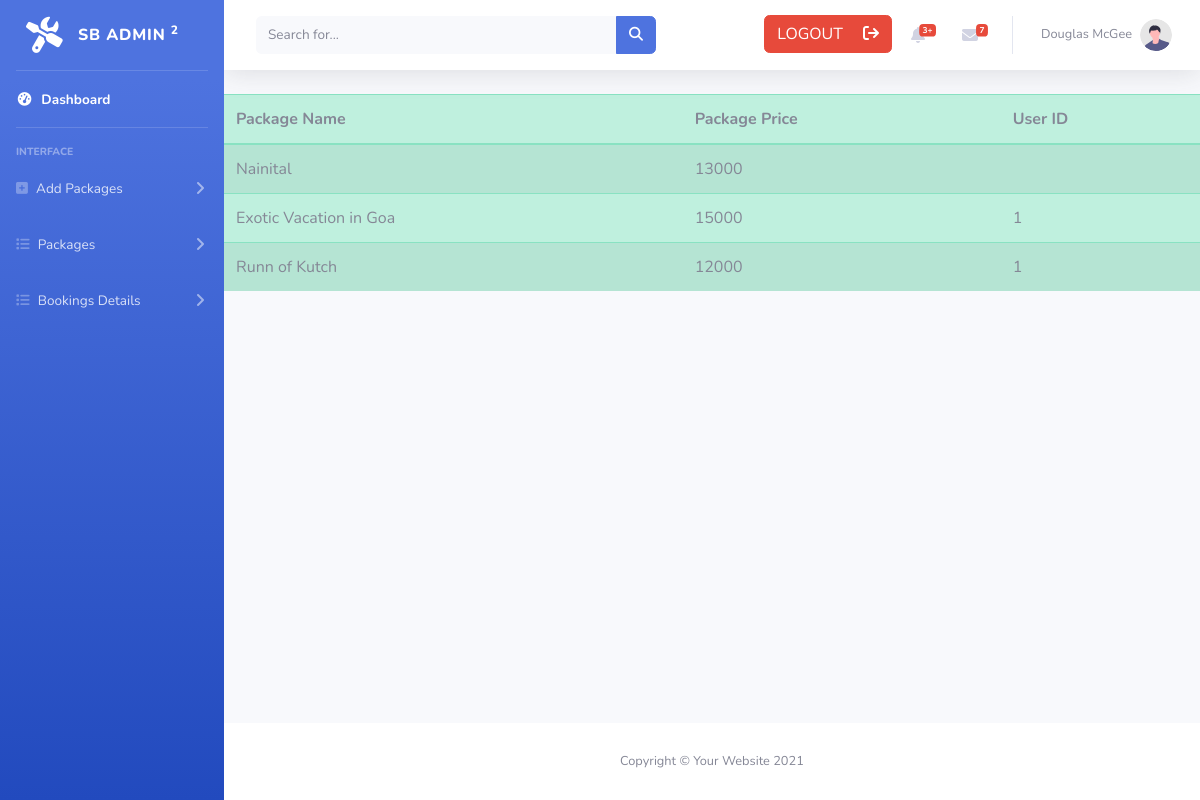
The page /admin/bookingsdetails.php (signed in) on the database its author committed.
### tables this page shows
CREATE TABLE `bookings_info` (
  `id` int(100) NOT NULL,
  `package_name` varchar(100) NOT NULL,
  `package_price` varchar(100) NOT NULL,
  `user_id` varchar(100) NOT NULL
);

### admin/bookingsdetails.php (the view, shortened to what this page needs)
<!DOCTYPE html>
<html lang="en">
<head>
  <link href="assets/vendor/fontawesome-free/css/all.min.css" rel="stylesheet" type="text/css">
  <link href="assets/css/sb-admin-2.min.css" rel="stylesheet">
  <link rel="stylesheet" href="css files/liststyle.css">
</head>
<body id="page-top">
  <div id="wrapper">
    <?php include("include/sidebar.php");?>
    <div id="content-wrapper" class="d-flex flex-column">
      <div id="content">
        <?php include("include/topbar.php"); ?>
        <table class="table table-success table-striped">
          <thead>
            <tr>
              <th scope="col">Package Name</th>
              <th scope="col">Package Price</th>
              <th scope="col">User ID</th>
            </tr>
          </thead>
          <tbody>
            <?php
            $connect=mysqli_connect("localhost","root","","tour_and_travels");
            $row="SELECT * FROM bookings_info";
            $res=$connect->query($row);
            while($line=$res->fetch_assoc()){
            ?>
            <tr>
              <td><?php echo $line['package_name'] ?></td>
              <td><?php echo $line['package_price'] ?></td>
              <td><?php echo $line['user_id'] ?></td>
            </tr>
            <?php
            } ?>
          </tbody>
        </table>
      </div>
      <?php include("include/footer.php") ?>
</body>
</html>

### rows shown on the page
bookings_info: package_name "Nainital", package_price "13000"
bookings_info: package_name "Exotic Vacation in Goa", package_price "15000", user "1"
bookings_info: package_name "Runn of Kutch", package_price "12000", user "1"
